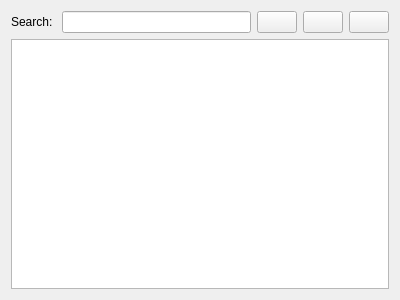
<?xml version="1.0" encoding="UTF-8"?>
<ui version="4.0">
 <class>SearchFilterTreeView</class>
 <widget class="QWidget" name="SearchFilterTreeView">
  <property name="geometry">
   <rect>
    <x>0</x>
    <y>0</y>
    <width>400</width>
    <height>300</height>
   </rect>
  </property>
  <layout class="QVBoxLayout" name="verticalLayout">
   <item>
    <layout class="QHBoxLayout" name="horizontalLayout">
     <item>
      <widget class="QLabel" name="search_label">
       <property name="text">
        <string>Search: </string>
       </property>
      </widget>
     </item>
     <item>
      <widget class="QLineEdit" name="search_edit"/>
     </item>
     <item>
      <widget class="QPushButton" name="clear_button">
       <property name="icon">
        <iconset resource="../resources.qrc">
         <normaloff>:/img/cross.png</normaloff>:/img/cross.png</iconset>
       </property>
      </widget>
     </item>
     <item>
      <widget class="QPushButton" name="collapse_all_button">
       <property name="icon">
        <iconset resource="../resources.qrc">
         <normaloff>:/img/arrow-in.png</normaloff>:/img/arrow-in.png</iconset>
       </property>
      </widget>
     </item>
     <item>
      <widget class="QPushButton" name="expand_all_button">
       <property name="icon">
        <iconset resource="../resources.qrc">
         <normaloff>:/img/arrow-out.png</normaloff>:/img/arrow-out.png</iconset>
       </property>
      </widget>
     </item>
    </layout>
   </item>
   <item>
    <widget class="QTreeView" name="tree_view">
     <property name="contextMenuPolicy">
      <enum>Qt::ActionsContextMenu</enum>
     </property>
    </widget>
   </item>
  </layout>
  <action name="action_collapse_all">
   <property name="text">
    <string>Collapse all</string>
   </property>
  </action>
  <action name="action_expand_all">
   <property name="text">
    <string>Expand all</string>
   </property>
  </action>
 </widget>
 <resources>
  <include location="../resources.qrc"/>
 </resources>
 <connections>
  <connection>
   <sender>action_collapse_all</sender>
   <signal>triggered()</signal>
   <receiver>tree_view</receiver>
   <slot>collapseAll()</slot>
   <hints>
    <hint type="sourcelabel">
     <x>-1</x>
     <y>-1</y>
    </hint>
    <hint type="destinationlabel">
     <x>199</x>
     <y>171</y>
    </hint>
   </hints>
  </connection>
  <connection>
   <sender>action_expand_all</sender>
   <signal>triggered()</signal>
   <receiver>tree_view</receiver>
   <slot>expandAll()</slot>
   <hints>
    <hint type="sourcelabel">
     <x>-1</x>
     <y>-1</y>
    </hint>
    <hint type="destinationlabel">
     <x>199</x>
     <y>171</y>
    </hint>
   </hints>
  </connection>
  <connection>
   <sender>expand_all_button</sender>
   <signal>clicked()</signal>
   <receiver>tree_view</receiver>
   <slot>expandAll()</slot>
   <hints>
    <hint type="sourcelabel">
     <x>377</x>
     <y>24</y>
    </hint>
    <hint type="destinationlabel">
     <x>199</x>
     <y>171</y>
    </hint>
   </hints>
  </connection>
  <connection>
   <sender>collapse_all_button</sender>
   <signal>clicked()</signal>
   <receiver>tree_view</receiver>
   <slot>collapseAll()</slot>
   <hints>
    <hint type="sourcelabel">
     <x>340</x>
     <y>24</y>
    </hint>
    <hint type="destinationlabel">
     <x>199</x>
     <y>171</y>
    </hint>
   </hints>
  </connection>
 </connections>
</ui>
